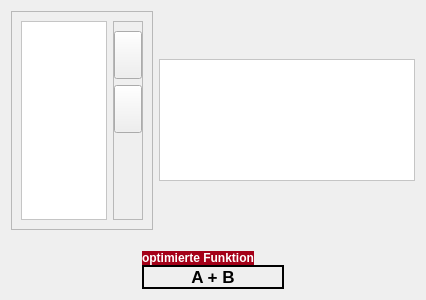
<?xml version="1.0" encoding="UTF-8"?>
<ui version="4.0">
 <class>BooleanFunctionSimplifier</class>
 <widget class="QWidget" name="BooleanFunctionSimplifier">
  <property name="geometry">
   <rect>
    <x>0</x>
    <y>0</y>
    <width>426</width>
    <height>300</height>
   </rect>
  </property>
  <property name="windowTitle">
   <string>Form</string>
  </property>
  <layout class="QVBoxLayout" name="verticalLayout">
   <item>
    <layout class="QHBoxLayout" name="horizontalLayout_6">
     <item>
      <spacer name="horizontalSpacer">
       <property name="orientation">
        <enum>Qt::Horizontal</enum>
       </property>
       <property name="sizeType">
        <enum>QSizePolicy::Maximum</enum>
       </property>
       <property name="sizeHint" stdset="0">
        <size>
         <width>50</width>
         <height>20</height>
        </size>
       </property>
      </spacer>
     </item>
     <item>
      <widget class="QFrame" name="truthTableFrame">
       <property name="sizePolicy">
        <sizepolicy hsizetype="Preferred" vsizetype="Preferred">
         <horstretch>0</horstretch>
         <verstretch>0</verstretch>
        </sizepolicy>
       </property>
       <property name="maximumSize">
        <size>
         <width>520</width>
         <height>294</height>
        </size>
       </property>
       <property name="frameShape">
        <enum>QFrame::StyledPanel</enum>
       </property>
       <property name="frameShadow">
        <enum>QFrame::Raised</enum>
       </property>
       <layout class="QHBoxLayout" name="horizontalLayout_5">
        <item>
         <widget class="QTableView" name="truthTable">
          <property name="sizePolicy">
           <sizepolicy hsizetype="Preferred" vsizetype="Preferred">
            <horstretch>0</horstretch>
            <verstretch>0</verstretch>
           </sizepolicy>
          </property>
          <property name="minimumSize">
           <size>
            <width>0</width>
            <height>150</height>
           </size>
          </property>
          <property name="maximumSize">
           <size>
            <width>10000</width>
            <height>10000</height>
           </size>
          </property>
          <property name="sizeIncrement">
           <size>
            <width>0</width>
            <height>0</height>
           </size>
          </property>
          <property name="baseSize">
           <size>
            <width>0</width>
            <height>400</height>
           </size>
          </property>
          <property name="font">
           <font>
            <weight>50</weight>
            <bold>false</bold>
           </font>
          </property>
          <property name="styleSheet">
           <string notr="true">QHeaderView::section {
 	background-color: #A40018 ;
	color: white;
}

QTableCornerButton::section { 
	background-color: #A40018;
}

QTableView {
	selection-background-color: #A40018;
	selection-color: white;
	background-color: white;
}</string>
          </property>
          <property name="editTriggers">
           <set>QAbstractItemView::NoEditTriggers</set>
          </property>
          <property name="selectionMode">
           <enum>QAbstractItemView::NoSelection</enum>
          </property>
          <attribute name="verticalHeaderDefaultSectionSize">
           <number>31</number>
          </attribute>
         </widget>
        </item>
        <item>
         <widget class="QFrame" name="frame">
          <property name="sizePolicy">
           <sizepolicy hsizetype="Fixed" vsizetype="Preferred">
            <horstretch>0</horstretch>
            <verstretch>0</verstretch>
           </sizepolicy>
          </property>
          <property name="minimumSize">
           <size>
            <width>30</width>
            <height>0</height>
           </size>
          </property>
          <property name="maximumSize">
           <size>
            <width>50</width>
            <height>1000</height>
           </size>
          </property>
          <property name="frameShape">
           <enum>QFrame::StyledPanel</enum>
          </property>
          <property name="frameShadow">
           <enum>QFrame::Raised</enum>
          </property>
          <layout class="QVBoxLayout" name="verticalLayout_5">
           <property name="leftMargin">
            <number>0</number>
           </property>
           <property name="rightMargin">
            <number>0</number>
           </property>
           <item>
            <widget class="QPushButton" name="addColButton">
             <property name="sizePolicy">
              <sizepolicy hsizetype="Fixed" vsizetype="Fixed">
               <horstretch>0</horstretch>
               <verstretch>0</verstretch>
              </sizepolicy>
             </property>
             <property name="maximumSize">
              <size>
               <width>40</width>
               <height>16777215</height>
              </size>
             </property>
             <property name="font">
              <font>
               <pointsize>11</pointsize>
               <weight>75</weight>
               <bold>true</bold>
              </font>
             </property>
             <property name="layoutDirection">
              <enum>Qt::LeftToRight</enum>
             </property>
             <property name="styleSheet">
              <string notr="true">QPushButton
{
	width: 50px;
	height: 40px;
   	border-image: url(:/images/buttons/add_button.png)
}

QPushButton::hover
{
	border-image: url(:/images/buttons/add_button_hover.png)
}</string>
             </property>
             <property name="text">
              <string/>
             </property>
            </widget>
           </item>
           <item>
            <widget class="QPushButton" name="removeColButton">
             <property name="sizePolicy">
              <sizepolicy hsizetype="Fixed" vsizetype="Fixed">
               <horstretch>0</horstretch>
               <verstretch>0</verstretch>
              </sizepolicy>
             </property>
             <property name="minimumSize">
              <size>
               <width>0</width>
               <height>0</height>
              </size>
             </property>
             <property name="maximumSize">
              <size>
               <width>40</width>
               <height>16777215</height>
              </size>
             </property>
             <property name="font">
              <font>
               <pointsize>11</pointsize>
               <weight>75</weight>
               <bold>true</bold>
              </font>
             </property>
             <property name="layoutDirection">
              <enum>Qt::LeftToRight</enum>
             </property>
             <property name="styleSheet">
              <string notr="true">QPushButton
{
	width: 50px;
	height: 40px;
   	border-image: url(:/images/buttons/remove_button.png)
}

QPushButton::hover
{
	border-image: url(:/images/buttons/remove_button_hover.png)
}</string>
             </property>
             <property name="text">
              <string/>
             </property>
            </widget>
           </item>
           <item>
            <spacer name="verticalSpacer">
             <property name="orientation">
              <enum>Qt::Vertical</enum>
             </property>
             <property name="sizeType">
              <enum>QSizePolicy::Expanding</enum>
             </property>
             <property name="sizeHint" stdset="0">
              <size>
               <width>20</width>
               <height>1000</height>
              </size>
             </property>
            </spacer>
           </item>
          </layout>
         </widget>
        </item>
       </layout>
      </widget>
     </item>
     <item>
      <spacer name="horizontalSpacer_5">
       <property name="orientation">
        <enum>Qt::Horizontal</enum>
       </property>
       <property name="sizeType">
        <enum>QSizePolicy::Maximum</enum>
       </property>
       <property name="sizeHint" stdset="0">
        <size>
         <width>50</width>
         <height>20</height>
        </size>
       </property>
      </spacer>
     </item>
     <item>
      <widget class="QTableView" name="kvDiagram">
       <property name="sizePolicy">
        <sizepolicy hsizetype="Fixed" vsizetype="Fixed">
         <horstretch>0</horstretch>
         <verstretch>0</verstretch>
        </sizepolicy>
       </property>
       <property name="maximumSize">
        <size>
         <width>300</width>
         <height>122</height>
        </size>
       </property>
       <property name="baseSize">
        <size>
         <width>300</width>
         <height>122</height>
        </size>
       </property>
       <property name="styleSheet">
        <string notr="true">QTableView {
	background-color: white;
}</string>
       </property>
       <property name="editTriggers">
        <set>QAbstractItemView::NoEditTriggers</set>
       </property>
       <property name="selectionMode">
        <enum>QAbstractItemView::NoSelection</enum>
       </property>
       <attribute name="horizontalHeaderVisible">
        <bool>false</bool>
       </attribute>
       <attribute name="verticalHeaderVisible">
        <bool>false</bool>
       </attribute>
       <attribute name="verticalHeaderDefaultSectionSize">
        <number>40</number>
       </attribute>
      </widget>
     </item>
     <item>
      <spacer name="horizontalSpacer_4">
       <property name="orientation">
        <enum>Qt::Horizontal</enum>
       </property>
       <property name="sizeType">
        <enum>QSizePolicy::Maximum</enum>
       </property>
       <property name="sizeHint" stdset="0">
        <size>
         <width>50</width>
         <height>20</height>
        </size>
       </property>
      </spacer>
     </item>
    </layout>
   </item>
   <item>
    <spacer name="verticalSpacer_4">
     <property name="orientation">
      <enum>Qt::Vertical</enum>
     </property>
     <property name="sizeType">
      <enum>QSizePolicy::Fixed</enum>
     </property>
     <property name="sizeHint" stdset="0">
      <size>
       <width>20</width>
       <height>15</height>
      </size>
     </property>
    </spacer>
   </item>
   <item>
    <layout class="QHBoxLayout" name="horizontalLayout_7">
     <item>
      <spacer name="horizontalSpacer_13">
       <property name="orientation">
        <enum>Qt::Horizontal</enum>
       </property>
       <property name="sizeHint" stdset="0">
        <size>
         <width>40</width>
         <height>20</height>
        </size>
       </property>
      </spacer>
     </item>
     <item>
      <layout class="QVBoxLayout" name="verticalLayout_6">
       <property name="spacing">
        <number>0</number>
       </property>
       <item>
        <widget class="QLabel" name="label">
         <property name="sizePolicy">
          <sizepolicy hsizetype="Preferred" vsizetype="Maximum">
           <horstretch>0</horstretch>
           <verstretch>0</verstretch>
          </sizepolicy>
         </property>
         <property name="font">
          <font>
           <pointsize>9</pointsize>
           <weight>75</weight>
           <bold>true</bold>
          </font>
         </property>
         <property name="styleSheet">
          <string notr="true">color: white;
background-color: #a40018 ;
margin-right: 30px;</string>
         </property>
         <property name="text">
          <string>optimierte Funktion</string>
         </property>
         <property name="alignment">
          <set>Qt::AlignCenter</set>
         </property>
         <property name="margin">
          <number>6</number>
         </property>
        </widget>
       </item>
       <item>
        <widget class="QLabel" name="label_2">
         <property name="font">
          <font>
           <family>Arial</family>
           <pointsize>13</pointsize>
           <weight>75</weight>
           <bold>true</bold>
          </font>
         </property>
         <property name="styleSheet">
          <string notr="true">border: 2px solid black;
color: black;</string>
         </property>
         <property name="text">
          <string>A + B</string>
         </property>
         <property name="alignment">
          <set>Qt::AlignCenter</set>
         </property>
         <property name="margin">
          <number>3</number>
         </property>
        </widget>
       </item>
      </layout>
     </item>
     <item>
      <spacer name="horizontalSpacer_12">
       <property name="orientation">
        <enum>Qt::Horizontal</enum>
       </property>
       <property name="sizeHint" stdset="0">
        <size>
         <width>40</width>
         <height>20</height>
        </size>
       </property>
      </spacer>
     </item>
    </layout>
   </item>
  </layout>
 </widget>
 <resources/>
 <connections/>
</ui>
